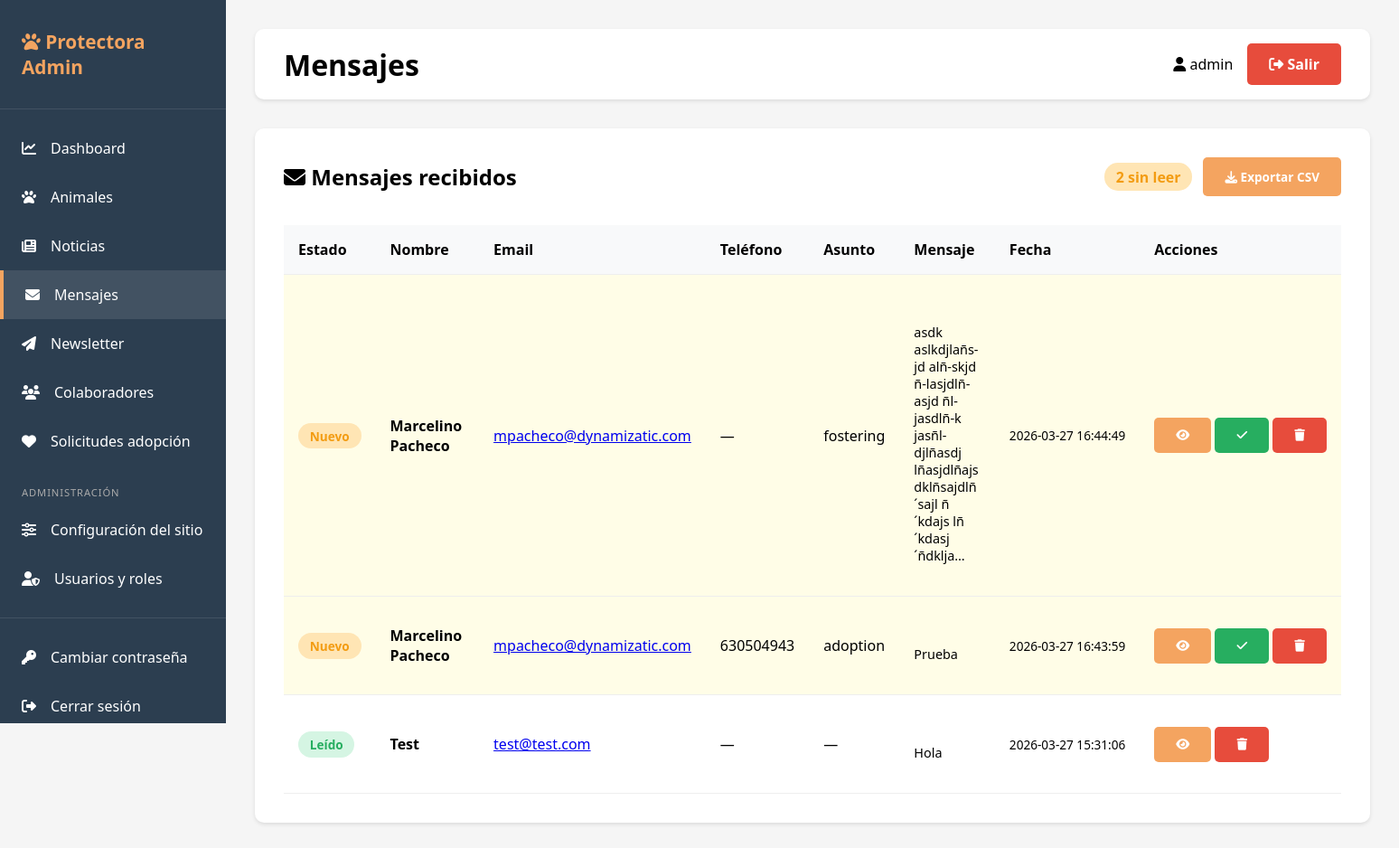
/admin/contacts (signed in), run on an earlier commit of the app's database.
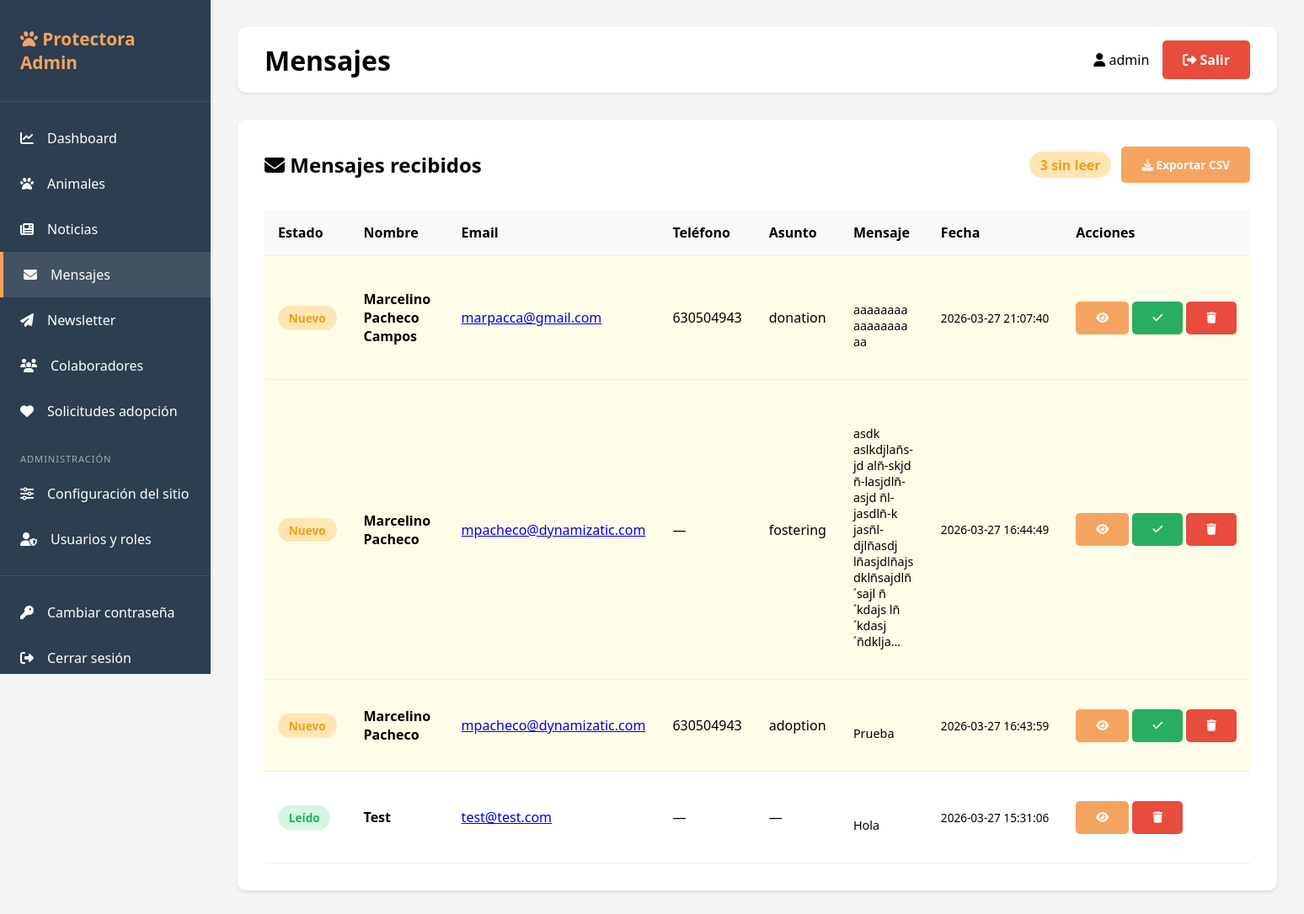
And on a later commit of the database.
### tables this page shows
CREATE TABLE contacts (
                id INTEGER PRIMARY KEY AUTOINCREMENT,
                name TEXT NOT NULL,
                email TEXT NOT NULL,
                phone TEXT,
                subject TEXT,
                message TEXT,
                read BOOLEAN DEFAULT 0,
                created_at TIMESTAMP DEFAULT CURRENT_TIMESTAMP
            );

### app.py (the view)
@app.route('/admin/contacts')
@login_required
def list_contacts():
    db = get_db()
    contacts = db.execute('SELECT * FROM contacts ORDER BY created_at DESC').fetchall()
    return render_template('contacts.html', contacts=contacts)

### app.py (called while the page is built)
def generate_csrf_token():
    if '_csrf_token' not in session:
        session['_csrf_token'] = secrets.token_hex(32)
    return session['_csrf_token']

def get_db():
    if USE_POSTGRES:
        conn = psycopg2.connect(DATABASE_URL)
        conn.cursor_factory = psycopg2.extras.RealDictCursor
        return DatabaseWrapper(conn, is_postgres=True)
    else:
        conn = sqlite3.connect(DATABASE)
        conn.row_factory = sqlite3.Row
        return DatabaseWrapper(conn, is_postgres=False)

def login_required(f):
    @wraps(f)
    def decorated_function(*args, **kwargs):
        if 'user_id' not in session:
            return redirect(url_for('login'))
        return f(*args, **kwargs)
    return decorated_function

    def execute(self, query, params=None):
        if self._is_postgres and '?' in query:
            query = query.replace('?', '%s')
        cursor = self._conn.cursor()
        if params:
            cursor.execute(query, params)
        else:
            cursor.execute(query)
        return cursor

### templates/contacts.html (shortened to what this page needs)
{% extends "base.html" %}
{% block page_title %}Mensajes{% endblock %}
{% block content %}
<div style="display: flex; justify-content: space-between; align-items: center; margin-bottom: 2rem;">
    <h2><i class="fas fa-envelope"></i> Mensajes recibidos</h2>
    <div style="display:flex; gap:.75rem; align-items:center;">
        <span class="badge badge-warning" style="font-size: 1rem;">
            {{ contacts | selectattr('read', 'equalto', 0) | list | length }} sin leer
        </span>
        <a href="{{ url_for('export_contacts_csv') }}" class="btn btn-primary" style="font-size:.85rem;">
            <i class="fas fa-download"></i> Exportar CSV
        </a>
    </div>
</div>
{% if contacts %}
<table class="table">
    <thead>
        <tr>
            <th>Estado</th>
            <th>Nombre</th>
            <th>Email</th>
            <th>Teléfono</th>
            <th>Asunto</th>
            <th>Mensaje</th>
            <th>Fecha</th>
            <th>Acciones</th>
        </tr>
    </thead>
    <tbody>
        {% for contact in contacts %}
        <tr style="{{ 'background:#fffde7;' if not contact.read else '' }}">
            <td>
                {% if contact.read %}
                <span class="badge badge-success">Leído</span>
                {% else %}
                <span class="badge badge-warning">Nuevo</span>
                {% endif %}
            </td>
            <td><strong>{{ contact.name }}</strong></td>
            <td><a href="mailto:{{ contact.email }}">{{ contact.email }}</a></td>
            <td>{{ contact.phone or '—' }}</td>
            <td>{{ contact.subject or '—' }}</td>
            <td style="max-width: 250px; white-space: pre-wrap; word-break: break-word; font-size: 0.9rem;">
                {{ contact.message[:120] }}{% if contact.message|length > 120 %}…{% endif %}
            </td>
            <td style="white-space: nowrap; font-size: 0.85rem;">{{ contact.created_at }}</td>
            <td style="white-space: nowrap;">
                <button type="button" class="btn btn-primary btn-sm" title="Ver mensaje completo"
                        onclick="verMensaje({{ contact.id }}, '{{ contact.name|e }}', '{{ contact.email|e }}', '{{ (contact.phone or '')|e }}', '{{ (contact.subject or '')|e }}', {{ contact.message|tojson }}, '{{ contact.created_at }}')">
                    <i class="fas fa-eye"></i>
                </button>
                {% if not contact.read %}
                <form method="POST" action="{{ url_for('mark_contact_read', contact_id=contact.id) }}" style="display:inline;">
                    <button type="submit" class="btn btn-success btn-sm" title="Marcar como leído">
                        <i class="fas fa-check"></i>
                    </button>
                </form>
                {% endif %}
                <form method="POST" action="{{ url_for('delete_contact', contact_id=contact.id) }}" style="display:inline;"
                      onsubmit="return confirm('¿Eliminar este mensaje?');">
                    <button type="submit" class="btn btn-danger btn-sm" title="Eliminar">
                        <i class="fas fa-trash"></i>
                    </button>
                </form>
            </td>
        </tr>
        {% endfor %}
    </tbody>
</table>
{% else %}
<div style="text-align: center; padding: 3rem;">
    <i class="fas fa-inbox" style="font-size: 4rem; color: #ddd; margin-bottom: 1rem;"></i>
    <h3 style="color: #666;">No hay mensajes de contacto</h3>
    <p style="color: #999;">Cuando alguien rellene el formulario de contacto, aparecerá aquí.</p>
</div>
{% endif %}
{% endblock %}

What changed in the data, as far as the page shows it:
added contacts: read "Nuevo", name "Marcelino Pacheco Campos", email "marpacca@gmail.com", phone "630504943", subject "donation", message "aaaaaaaaaaaaaaaaaa", created_at "2026-03-27 21:07:40"
Also different on the page:
{{ contacts | selectattr('read', 'equalto', 0) | list | length }}: "2" → "3"
